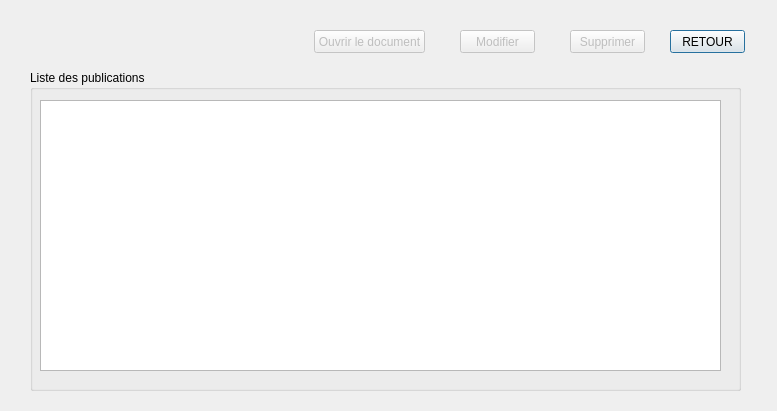
<?xml version="1.0" encoding="UTF-8"?>
<ui version="4.0">
 <class>test</class>
 <widget class="QDialog" name="test">
  <property name="enabled">
   <bool>true</bool>
  </property>
  <property name="geometry">
   <rect>
    <x>0</x>
    <y>0</y>
    <width>777</width>
    <height>411</height>
   </rect>
  </property>
  <property name="windowTitle">
   <string>Dialog</string>
  </property>
  <widget class="QLabel" name="label">
   <property name="geometry">
    <rect>
     <x>0</x>
     <y>0</y>
     <width>401</width>
     <height>20</height>
    </rect>
   </property>
   <property name="text">
    <string/>
   </property>
  </widget>
  <widget class="QLabel" name="label_2">
   <property name="geometry">
    <rect>
     <x>110</x>
     <y>10</y>
     <width>141</width>
     <height>16</height>
    </rect>
   </property>
   <property name="maximumSize">
    <size>
     <width>16777215</width>
     <height>16777215</height>
    </size>
   </property>
   <property name="text">
    <string/>
   </property>
  </widget>
  <widget class="QGroupBox" name="groupBox">
   <property name="geometry">
    <rect>
     <x>30</x>
     <y>70</y>
     <width>711</width>
     <height>321</height>
    </rect>
   </property>
   <property name="title">
    <string>Liste des publications</string>
   </property>
   <widget class="QTableView" name="pubList">
    <property name="geometry">
     <rect>
      <x>10</x>
      <y>30</y>
      <width>681</width>
      <height>271</height>
     </rect>
    </property>
    <property name="wordWrap">
     <bool>true</bool>
    </property>
    <property name="cornerButtonEnabled">
     <bool>false</bool>
    </property>
   </widget>
  </widget>
  <widget class="QPushButton" name="backBtn">
   <property name="enabled">
    <bool>true</bool>
   </property>
   <property name="geometry">
    <rect>
     <x>670</x>
     <y>30</y>
     <width>75</width>
     <height>23</height>
    </rect>
   </property>
   <property name="text">
    <string>RETOUR</string>
   </property>
  </widget>
  <widget class="QPushButton" name="deleteBtn">
   <property name="enabled">
    <bool>false</bool>
   </property>
   <property name="geometry">
    <rect>
     <x>570</x>
     <y>30</y>
     <width>75</width>
     <height>23</height>
    </rect>
   </property>
   <property name="text">
    <string>Supprimer</string>
   </property>
  </widget>
  <widget class="QPushButton" name="modifyBtn">
   <property name="enabled">
    <bool>false</bool>
   </property>
   <property name="geometry">
    <rect>
     <x>460</x>
     <y>30</y>
     <width>75</width>
     <height>23</height>
    </rect>
   </property>
   <property name="text">
    <string>Modifier</string>
   </property>
  </widget>
  <widget class="QPushButton" name="seeBtn">
   <property name="enabled">
    <bool>false</bool>
   </property>
   <property name="geometry">
    <rect>
     <x>314</x>
     <y>30</y>
     <width>111</width>
     <height>23</height>
    </rect>
   </property>
   <property name="text">
    <string>Ouvrir le document</string>
   </property>
  </widget>
 </widget>
 <resources/>
 <connections/>
</ui>
